Frame 1 (no input): blank canvas, image omitted
Frame 60 (no input): blank canvas, image omitted
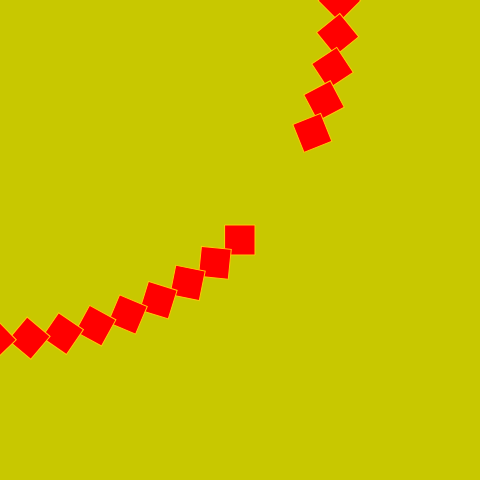
Frame 120 (the mouse pressed at the canvas centre since frame 60)

The p5.js sketch whose frames 1 and 60 were blank and that drew this single picture after the mouse press (run headless with seeded random() and noise() and a simulated clock; from frame 60 on, the mouse is pressed at the canvas centre):

// p5.js sketch
// ── sketch.js
var angle = 0.0;
var angleIncre = 0.1;

function setup() {
  createCanvas(480, 480);
  background(200, 200, 0);
}

function draw() {
  //When mouse is clicked, squares are drawn and rotated
  if (mouseIsPressed) {
    rotate(angle);
    translate(mouseX, mouseY);
    fill(255, 0, 0);
    stroke(255, 200, 10);
    rect(-15, -15, 30, 30);
    angle += angleIncre;
  //When mouse is released, drawing stops
  } else {
    noFill();
    noStroke();
    rect(-15, -15, 30, 30);
  }
}
  //Press key to clear canvas
function keyPressed(){
  if (keyCode === LEFT_ARROW) {
    background (200, 200, 0);
  }
}
